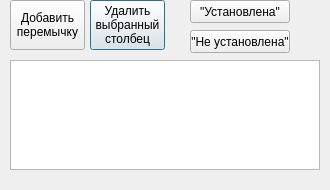
<?xml version="1.0" encoding="UTF-8"?>
<ui version="4.0">
 <class>JumpersDialog</class>
 <widget class="QDialog" name="JumpersDialog">
  <property name="geometry">
   <rect>
    <x>0</x>
    <y>0</y>
    <width>330</width>
    <height>190</height>
   </rect>
  </property>
  <property name="windowTitle">
   <string>Dialog</string>
  </property>
  <property name="windowIcon">
   <iconset resource="res.qrc">
    <normaloff>:/logo/rainbow.png</normaloff>:/logo/rainbow.png</iconset>
  </property>
  <widget class="QTableWidget" name="tableWidget_jumpers">
   <property name="geometry">
    <rect>
     <x>10</x>
     <y>60</y>
     <width>310</width>
     <height>110</height>
    </rect>
   </property>
   <attribute name="horizontalHeaderVisible">
    <bool>false</bool>
   </attribute>
   <attribute name="verticalHeaderVisible">
    <bool>true</bool>
   </attribute>
  </widget>
  <widget class="QPushButton" name="pushButton_removeColomn">
   <property name="geometry">
    <rect>
     <x>90</x>
     <y>0</y>
     <width>75</width>
     <height>50</height>
    </rect>
   </property>
   <property name="text">
    <string>Удалить
выбранный
столбец</string>
   </property>
  </widget>
  <widget class="QPushButton" name="pushButton_jumperPlaced">
   <property name="geometry">
    <rect>
     <x>190</x>
     <y>0</y>
     <width>100</width>
     <height>23</height>
    </rect>
   </property>
   <property name="text">
    <string>&quot;Установлена&quot;</string>
   </property>
  </widget>
  <widget class="QPushButton" name="pushButton_jumperNotPlaced">
   <property name="geometry">
    <rect>
     <x>190</x>
     <y>30</y>
     <width>100</width>
     <height>23</height>
    </rect>
   </property>
   <property name="text">
    <string>&quot;Не установлена&quot;</string>
   </property>
  </widget>
  <widget class="QPushButton" name="pushButton_appendColomn">
   <property name="geometry">
    <rect>
     <x>10</x>
     <y>0</y>
     <width>75</width>
     <height>50</height>
    </rect>
   </property>
   <property name="text">
    <string>Добавить
перемычку</string>
   </property>
  </widget>
 </widget>
 <tabstops>
  <tabstop>pushButton_appendColomn</tabstop>
  <tabstop>pushButton_removeColomn</tabstop>
  <tabstop>pushButton_jumperPlaced</tabstop>
  <tabstop>pushButton_jumperNotPlaced</tabstop>
  <tabstop>tableWidget_jumpers</tabstop>
 </tabstops>
 <resources>
  <include location="res.qrc"/>
 </resources>
 <connections/>
</ui>
